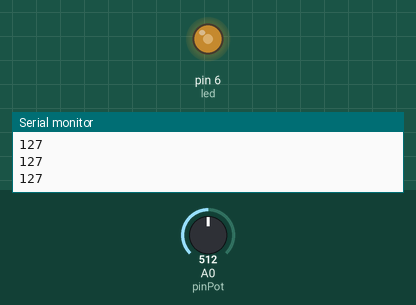
Simulated run of this sketch. Board: Arduino Uno, built with avr-gcc and run on an emulated ATmega328P. Shown: output pins drawn as LEDs (lit = HIGH), the last lines printed to the serial monitor. Inputs (shaded band) come from the test bench; at power-on: A0 (pinPot) = 512.

Above: at 1.2 s.
1.3 s: A0 (pinPot) set to 716
At 1.7 s:
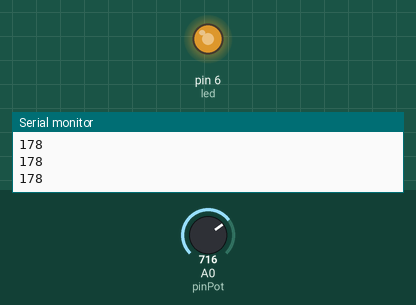
2.8 s: A0 (pinPot) set to 900
At 4.0 s:
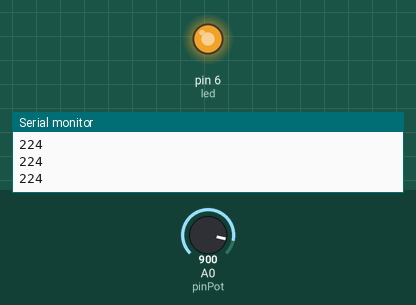
4.3 s: A0 (pinPot) set to 122
At 5.2 s:
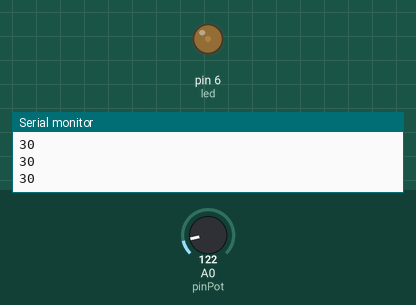
5.8 s: A0 (pinPot) set to 0
At 6.3 s:
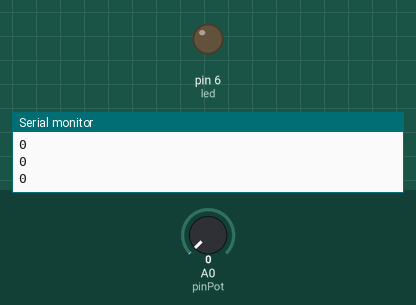
7.3 s: A0 (pinPot) set to 511
At 8.6 s:
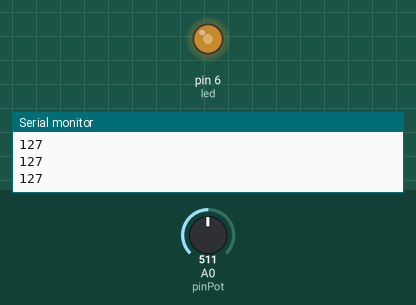
Timing chart, 0 to 9.8 s (numbered marks = the images above; inputs shaded):
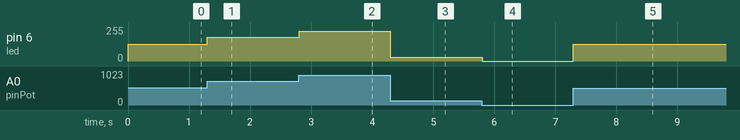

Measured:
- after the input at 1.3 s, pin 6 (led): 127/255 → 178/255 at once
- after the input at 2.8 s, pin 6 (led): 178/255 → 224/255 at once
- after the input at 4.3 s, pin 6 (led): 224/255 → 30/255 at once
- after the input at 5.8 s, pin 6 (led): 30/255 → 0/255 at once
- after the input at 7.3 s, pin 6 (led): 0/255 → 127/255 at once

The sketch:

Program_Potensiometer.ino
```cpp
int led = 6; //Inisialisasi pin 6
int pinPot = A0; //Inisialisasi pin 0
int potVal = 0; //variabel untuk menyimpan nilai analog dari pin A0


void setup()
{
  pinMode(led, OUTPUT); //pin 6 sebagai output
  Serial.begin (9600);
}


void loop(){
  potVal = analogRead(pinPot); //menyimpan nilai dari pin A0

 //konversi rentang data digital dari 0-1023 (10bit) ke 0-255
 potVal = map(potVal, 0, 1023, 0, 255);

 analogWrite(led, potVal); //kirim tegangan analog ke pin6

 Serial.println(potVal);
}
```
